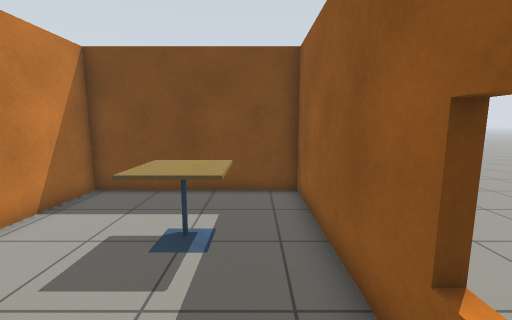
view 1 (above)

15 first-person views from a walk through a robot-simulator world made for Gazebo. The camera is 1.2 m above the floor, tilts 8° down and sees 90° across. The lines on the ground mark 1 m squares. The floor is counted in squares, 0.5 m on a side. Each view is taken from the middle of a square. On the plan, view 1 faces up. The plan holds only what a view shows up to about 17 squares ahead; the rest is blank. Robots are left out. Gazebo's built-in surfaces are drawn with simple patterns.

view 2
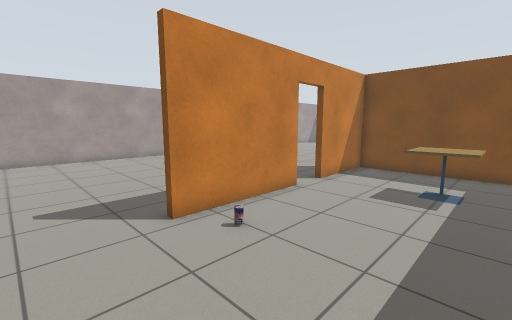

view 3
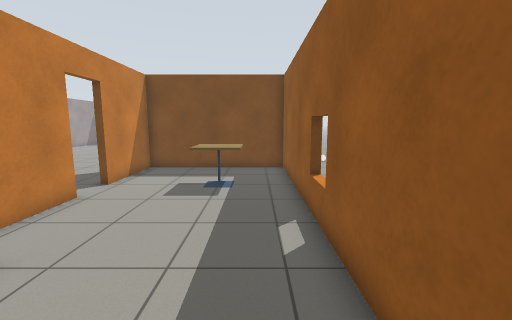

view 4
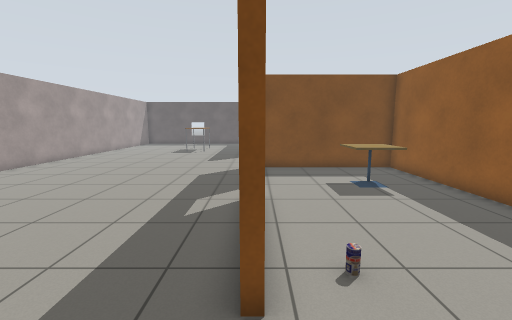

view 5
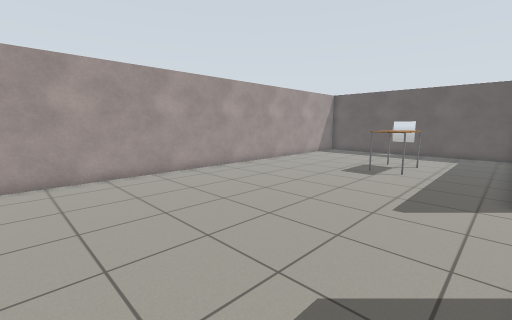

view 6
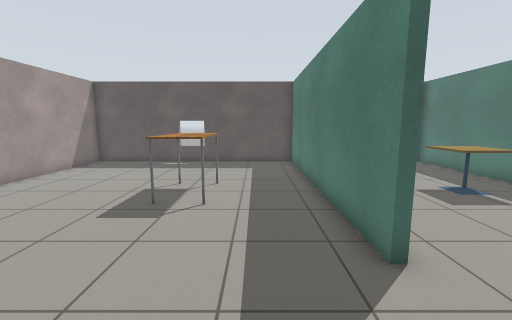

view 7
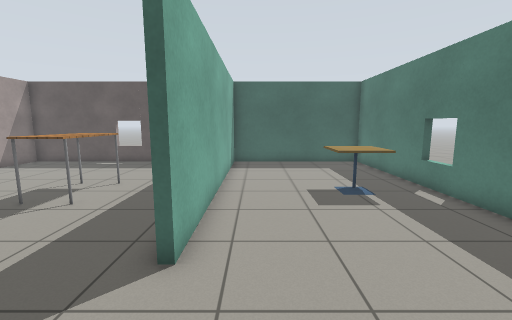

view 8
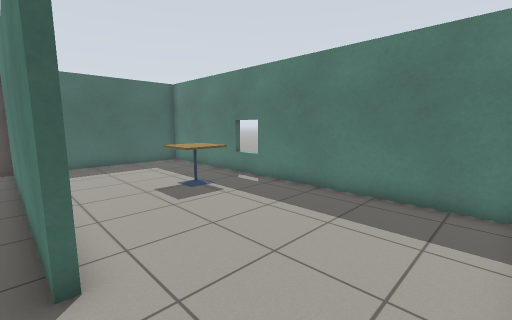

view 9
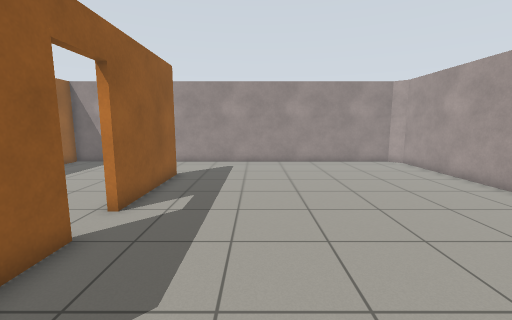

view 10
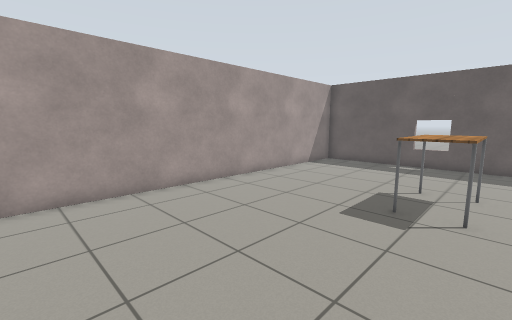

view 11
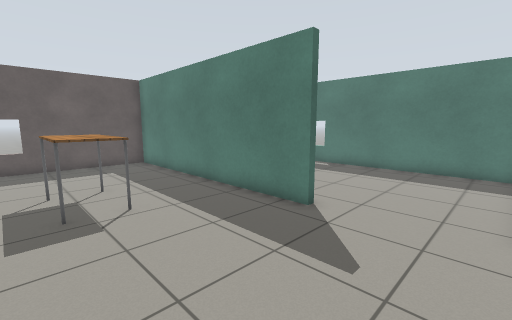

view 12
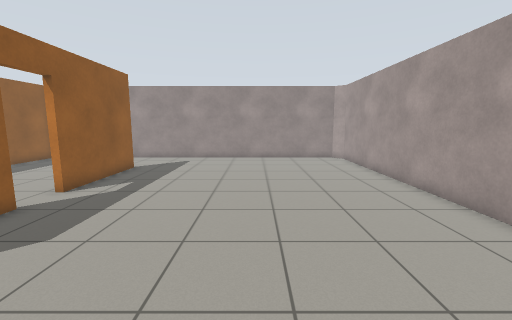

view 13
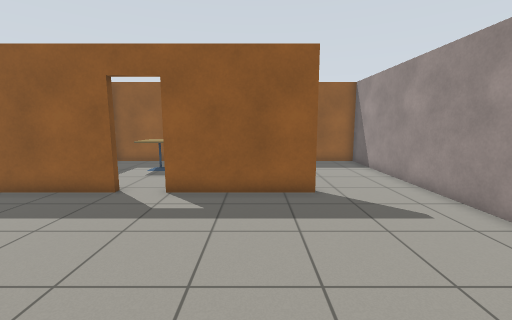

view 14
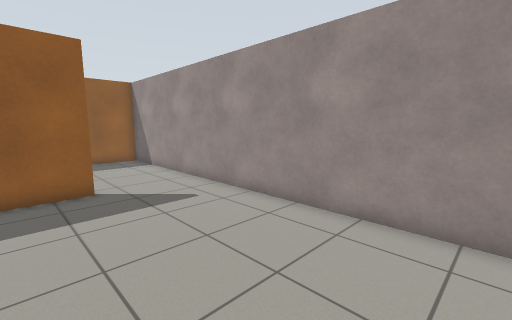

view 15
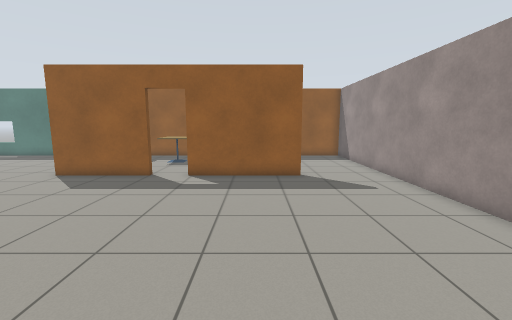

### Floor plan
Ten units are one square. View 1 is at (0, 0); x grows to the right and y downward. Boxes are objects, and circles mark ways between rooms. Rooms are numbered by the first view taken in them; rooms with no view inside come last. Other rooms are left out.
<svg viewBox="-196 -268 216 336">
<path fill="none" stroke="#000" d="M-59 -32 -59 21M-55 63 15 63 15 -91 -59 -91 -59 -49M-67 -140 -67 -263 -191 -263 -191 57 -185 63 -55 63M-62 -49 -62 -95M-62 21 -62 -32M15 -98 15 -263 -64 -263 -64 -140"/>
<rect x="-45" y="5" width="10" height="10" fill="#bbb"><title>drink can</title></rect>
<rect x="-25" y="-65" width="20" height="30" fill="#bbb"><title>cafe table</title></rect>
<rect x="-125" y="-205" width="20" height="30" fill="#bbb"><title>table</title></rect>
<rect x="-25" y="-205" width="20" height="30" fill="#bbb"><title>cafe table</title></rect>
<circle cx="-60" cy="-45" r="3" fill="#2a7"/>
<circle cx="-60" cy="45" r="3" fill="#2a7"/>
<circle cx="-62" cy="-120" r="3" fill="#2a7"/>
<text x="-20" y="-10">1</text>
<text x="-130" y="-100">2</text>
<text x="-20" y="-180">3</text>
</svg>
Room 1 opens to room 2. Room 2 opens to room 3.

Where each view was taken, in squares from view 1:
view 1: 0 up, 0 right, facing up
view 2: 5 down, 0 right, facing up-left
view 3: 5 down, 0 right, facing up
view 4: 5 down, 6 left, facing up
view 5: 4 up, 7 left, facing up-left
view 6: 10 up, 9 left, facing up
view 7: 10 up, 5 left, facing up
view 8: 10 up, 7 left, facing up-right
view 9: 10 up, 10 left, facing down
view 10: 10 up, 10 left, facing up-left
view 11: 10 up, 13 left, facing up-right
view 12: 12 up, 13 left, facing down
view 13: 0 up, 15 left, facing right
view 14: 0 up, 16 left, facing down-right
view 15: 0 up, 18 left, facing right
